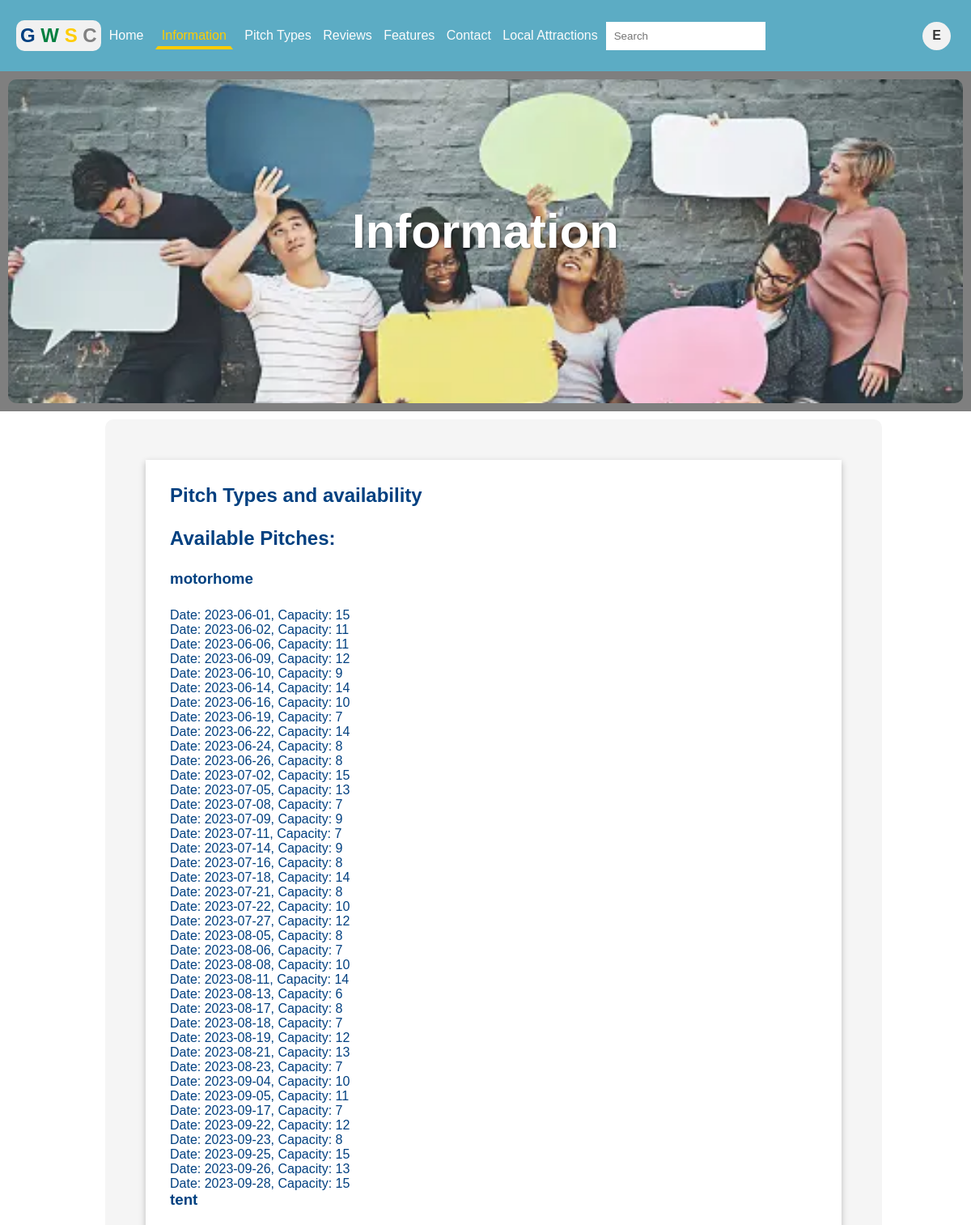
The page /pages/information.php (signed in, upper part) on the database its author committed.
### tables this page shows
CREATE TABLE IF NOT EXISTS `camping_pitches` (
  `pitch_id` int(11) NOT NULL AUTO_INCREMENT,
  `site_id` int(11) NOT NULL,
  `pitch_type_id` int(11) NOT NULL,
  `pitch_date` date NOT NULL,
  `pitch_capacity` int(11) NOT NULL,
  `pitch_availability` int(11) NOT NULL,
  PRIMARY KEY (`pitch_id`),
  KEY `site_id` (`site_id`),
  KEY `pitch_type_id` (`pitch_type_id`)
);

CREATE TABLE IF NOT EXISTS `pitch_types` (
  `pitch_type_id` int(11) NOT NULL,
  `pitch_type_name` varchar(50) NOT NULL,
  PRIMARY KEY (`pitch_type_id`)
);

### pages/information.php (the view, shortened to what this page needs)
<?php
include_once "../php-processes/config.php";
?>
<!DOCTYPE html>
<html lang="en">
<head>
  <link rel="stylesheet" href="../css/styles.css">
</head>
<body>
  <header>
    <div class="logo-and-nav">
      <div class="logo">
        <a href="../index.php">
          <span class="a1">G</span>
          <span class="a2">W</span>
          <span class="a3">S</span>
          <span class="a4">C</span>
        </a>
      </div>
      <nav id="navigation">
        <ul>
          <li><a href="../index.php">Home</a></li>
          <li><a href="information.php" class="on_page">Information</a></li>
          <li><a href="pitch_types_and_availability.php">Pitch Types</a></li>
          <li><a href="reviews.php">Reviews</a></li>
          <li><a href="features.php">Features</a></li>
          <li><a href="contact.php">Contact</a></li>
          <li><a href="local_attractions.php">Local Attractions</a></li>
        </ul>
        <div class="search" id="search">
          <form method="post">
            <input class="search" type="text" name="search" placeholder="Search" onkeyup="performSearch(this.value)">
          </form>
        </div>
      </nav>
    </div>
    <div class="aside-right">
      <?php
      if (isset($_SESSION['loggedin']) && $_SESSION['loggedin'] === true) {
        $user = $_SESSION['userDetails'];
        echo '
        <a onclick="userMenu()" class="user-profile">
          <div class="profile-circle">
            <span class="initial-letter">' . strtoupper(substr($user['username'], 0, 1)) . '</span>
          </div>
        </a>
        <div class="general-card user-men" id="user-menu">
          <h2>Signed in as:</h2>
          <div class="usernam">
          ' . $user['username'] . '
          </div>
          <br>
          <ul>
            <li><a class="logout" href="user/profile.php">Profile</a></li>
            <li><a class="logout" href="user/bookings.php">Bookings</a></li>
            <li>
              <a class="logout" href="../php-processes/logout-process.php">
                Logout
              </a>
            </li>
          </ul>
        </div>
    ';
      } else {
        $currentURL = $_SERVER['REQUEST_URI'];
        echo "<a class='login-link' href='../auth/login.php?redirect=$currentURL'>Login</a>";
      }
      ?>
    </div>
  </header>
  <section class="banner">
    <div class="banner-div ban-4">
      <h1>Information</h1>
    </div>
  </section>
  <main>
    <section class="general-section">
      <div class="general-card">
        <h2>Pitch Types and availability</h2>
        <div>
          <?php
          $sql = "SELECT pt.pitch_type_name, cp.pitch_date, cp.pitch_capacity
FROM pitch_types pt
INNER JOIN camping_pitches cp ON pt.pitch_type_id = cp.pitch_type_id
ORDER BY pt.pitch_type_name, cp.pitch_date";
          $result = $con->query($sql);
          if ($result->num_rows > 0) {
            $current_pitch_type = null;
            echo "<h2>Available Pitches:</h2>";
            while ($row = $result->fetch_assoc()) {
              $pitch_type_name = $row["pitch_type_name"];
              $pitch_date = $row["pitch_date"];
              $pitch_capacity = $row["pitch_capacity"];
              if ($current_pitch_type !== $pitch_type_name) {
                echo "<h3>{$pitch_type_name}</h3>";
                $current_pitch_type = $pitch_type_name;
              }
              echo "<p>Date: {$pitch_date}, Capacity: {$pitch_capacity}</p>";
            }
          } else {
            echo "No pitches found.";
          }
          ?>
        </div>
      </div>
    </section>
  </main>
</body>
</html>

### css/styles.css (style rules this page uses)
* { margin: 0; padding: 0; box-sizing: border-box; font-family: sans-serif; scroll-behavior: smooth; }
header { position: sticky; width: 100%; top: 0; z-index: 1000; background-color: #5cacc4; padding: 25px 20px; display: flex; justify-content: space-between; align-items: center; }
.logo-and-nav { display: flex; justify-content: space-between; align-items: center; gap: 10px; }
.logo { display: inline; padding: 5px; border-radius: 10px; background: #F1F1F1; margin: auto; }
.logo a { font-size: 24px; text-decoration: none; font-weight: bolder; }
.a1 { color: #004080; }
.a2 { color: #008040; }
.a3 { color: #FFCC00; }
.a4 { color: #808080; }
nav { margin: auto; display: flex; justify-content:space-between; align-items: center; }
nav ul { list-style: none; margin: 0; padding: 0; }
nav ul li { display: inline-block; margin-right: 10px; }
nav ul li a { text-decoration: none; color: #fcfcfc; transition: color 0.3s ease; }
.search input[type="text"] { padding: 10px; border: none; }
.search input[type="text"], .result { width: 100%; box-sizing: border-box; }
.on_page { padding: 5px; border-bottom: #FFCC00 4px solid; border-right: transparent solid; border-left: transparent solid; color: #FFCC00; }
.aside-right { display: flex; flex-wrap: nowrap; }
h1,h2,h3,h4,h5,h6 { margin-bottom: 25px; }
.banner { padding: 10px; position: relative; }
.banner::before { content: ""; position: absolute; top: 0; left: 0; width: 100%; height: 100%; background-color: rgba(0, 0, 0, 0.5); z-index: -1; }
.banner-div { position: relative; z-index: 1; display: flex; justify-content: center; align-items: center; height: 50vh; padding: 100px auto; border-radius: 10px; overflow: hidden; }
.ban-4 { background: url(../images/banner/ban4.webp) ; background-size: contain; background-repeat: no-repeat; background-attachment: fixed; background-position: center; }
.banner-div h1 { font-size: 60px; color:white; font-weight: bolder; text-shadow: 1px 1px 2px rgba(0, 0, 0, 0.5); }
main { width: 80%; margin: 0 auto; }
.general-section { width: 100%; padding: 50px; margin: 10px; border-radius: 10px; color: #004080; background-color: whitesmoke; }
.general-card { background-color: white; padding: 30px; color: #004080; box-shadow: rgba(0, 0, 0, 0.24) 0px 3px 8px; }
.user-profile { margin-left: 10px; display: flex; align-items: center; text-decoration: none; cursor: pointer; }
.profile-circle { width: 35px; height: 35px; border-radius: 50%; background-color: #f2f2f2; display: flex; justify-content: center; align-items: center; margin-right: 5px; }
.initial-letter { font-size: 16px; font-weight: bold; color: #333; display: block; }

### rows shown on the page
camping_pitches: pitch_type.pitch_type_name "motorhome", pitch_date "2023-06-01", pitch_capacity "15"
camping_pitches: pitch_date "2023-06-02", pitch_capacity "11"
camping_pitches: pitch_date "2023-06-06", pitch_capacity "11"
camping_pitches: pitch_date "2023-06-09", pitch_capacity "12"
camping_pitches: pitch_date "2023-06-10", pitch_capacity "9"
camping_pitches: pitch_date "2023-06-14", pitch_capacity "14"
camping_pitches: pitch_date "2023-06-16", pitch_capacity "10"
camping_pitches: pitch_date "2023-06-19", pitch_capacity "7"
camping_pitches: pitch_date "2023-06-22", pitch_capacity "14"
camping_pitches: pitch_date "2023-06-24", pitch_capacity "8"
camping_pitches: pitch_date "2023-06-26", pitch_capacity "8"
camping_pitches: pitch_date "2023-07-02", pitch_capacity "15"
camping_pitches: pitch_date "2023-07-05", pitch_capacity "13"
camping_pitches: pitch_date "2023-07-08", pitch_capacity "7"
camping_pitches: pitch_date "2023-07-09", pitch_capacity "9"
camping_pitches: pitch_date "2023-07-11", pitch_capacity "7"
camping_pitches: pitch_date "2023-07-14", pitch_capacity "9"
camping_pitches: pitch_date "2023-07-16", pitch_capacity "8"
camping_pitches: pitch_date "2023-07-18", pitch_capacity "14"
camping_pitches: pitch_date "2023-07-21", pitch_capacity "8"
camping_pitches: pitch_date "2023-07-22", pitch_capacity "10"
camping_pitches: pitch_date "2023-07-27", pitch_capacity "12"
camping_pitches: pitch_date "2023-08-05", pitch_capacity "8"
camping_pitches: pitch_date "2023-08-06", pitch_capacity "7"
camping_pitches: pitch_date "2023-08-08", pitch_capacity "10"
camping_pitches: pitch_date "2023-08-11", pitch_capacity "14"
camping_pitches: pitch_date "2023-08-13", pitch_capacity "6"
camping_pitches: pitch_date "2023-08-17", pitch_capacity "8"
camping_pitches: pitch_date "2023-08-18", pitch_capacity "7"
camping_pitches: pitch_date "2023-08-19", pitch_capacity "12"
camping_pitches: pitch_date "2023-08-21", pitch_capacity "13"
camping_pitches: pitch_date "2023-08-23", pitch_capacity "7"
camping_pitches: pitch_date "2023-09-04", pitch_capacity "10"
camping_pitches: pitch_date "2023-09-05", pitch_capacity "11"
camping_pitches: pitch_date "2023-09-17", pitch_capacity "7"
camping_pitches: pitch_date "2023-09-22", pitch_capacity "12"
camping_pitches: pitch_date "2023-09-23", pitch_capacity "8"
camping_pitches: pitch_date "2023-09-25", pitch_capacity "15"
camping_pitches: pitch_date "2023-09-26", pitch_capacity "13"
camping_pitches: pitch_date "2023-09-28", pitch_capacity "15"
camping_pitches: pitch_type.pitch_type_name "tent"

### other values the page prints
substr($user['username'], 0, 1) "E"
